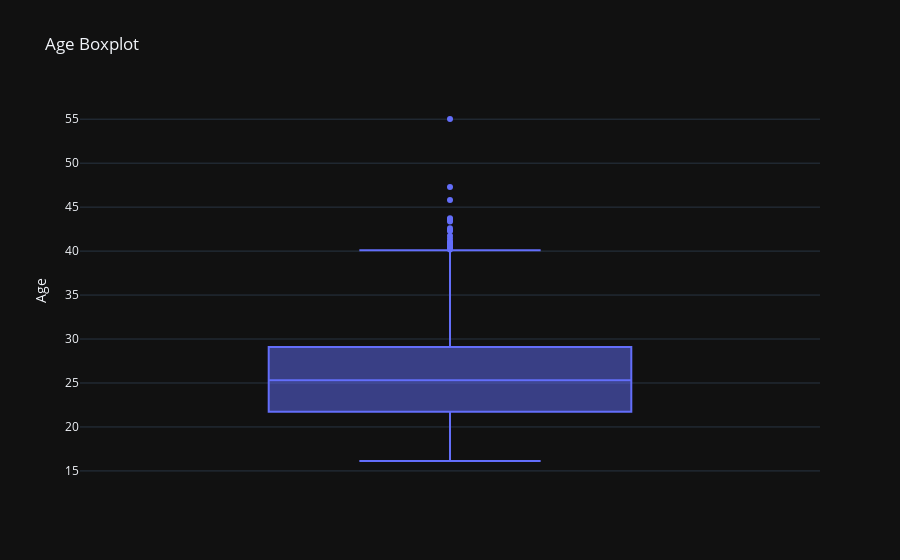
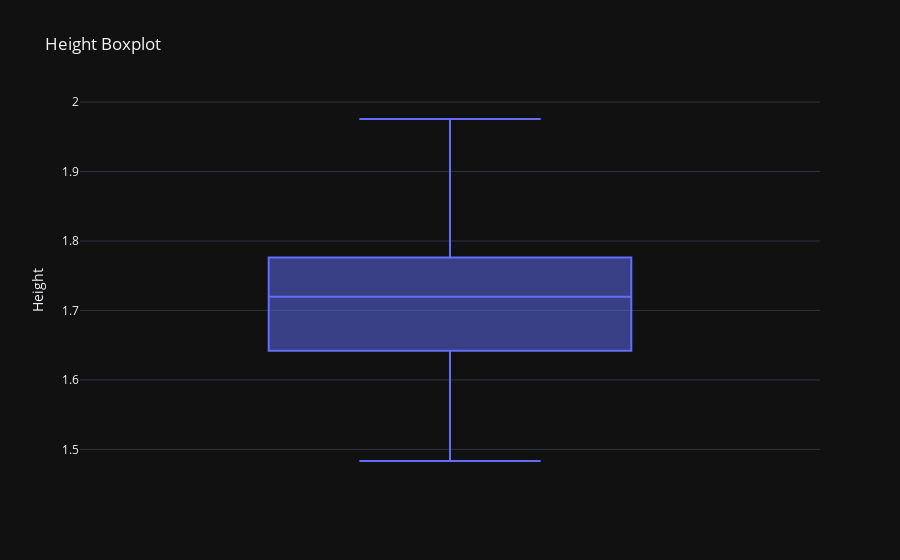
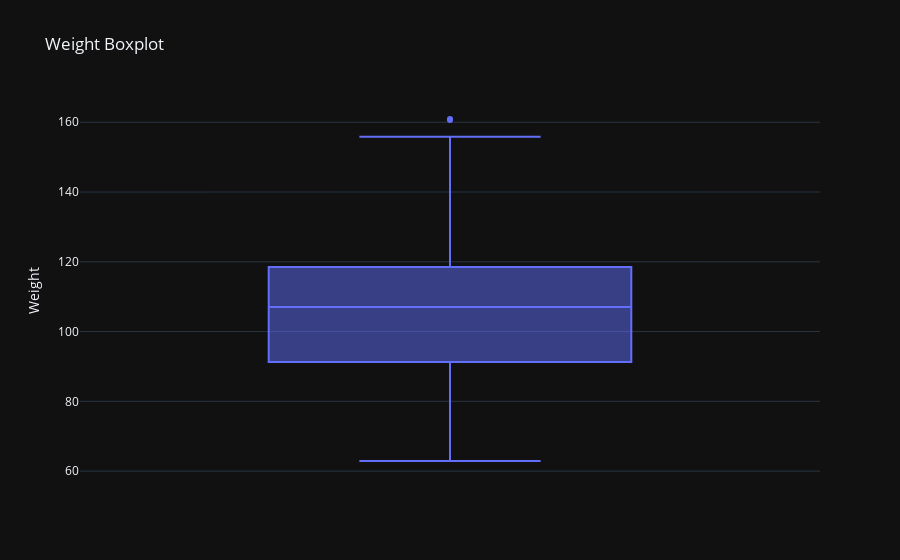
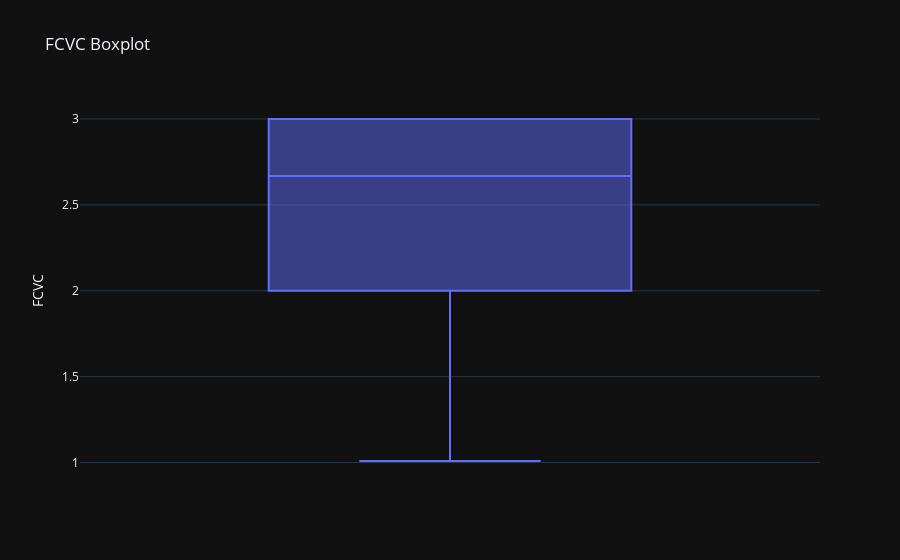

Notebook code for these charts, in order:
### Code cell
# Sayısal değişkenler için Boxplot görselleştirmesi ve aykırı değer analizi
numeric_columns = ['Age', 'Height', 'Weight', 'FCVC', 'NCP', 'CH2O', 'FAF', 'TUE']
outliers = {}
for col in numeric_columns:
    Q1 = df_test[col].quantile(0.10)
    Q3 = df_test[col].quantile(0.90)
    IQR = Q3 - Q1
    lower_bound = Q1 - 1.5 * IQR
    upper_bound = Q3 + 1.5 * IQR
    outliers[col] = df_test[(df_test[col] < lower_bound) | (df_test[col] > upper_bound)][col]

    # Boxplot görselleştirmesi
    fig = px.box(df_test, y=col, title=f'{col} Boxplot', template="plotly_dark")
    fig.show()

# Aykırı değerleri ekrana yazdırma
for col, values in outliers.items():
    print(f"{col} aykırı değerler:")
    print(values.to_list())
    print("-" * 30)

### Figure 1 — Plotly figure (JSON) as saved in the notebook; plotly's stock layout.template omitted (floating-point values rounded to 4 significant figures; data arrays with more than 128 entries replaced by an {"elided": "..."} marker saying what was removed)
{"data": [{"alignmentgroup": "True", "hovertemplate": "Age=%{y}<extra></extra>", "legendgroup": "", "marker": {"color": "#636efa"}, "name": "", "notched": false, "offsetgroup": "", "orientation": "v", "showlegend": false, "type": "box", "x0": " ", "xaxis": "x", "y": {"elided": "1001 float values"}, "y0": " ", "yaxis": "y"}], "layout": {"boxmode": "group", "legend": {"tracegroupgap": 0}, "title": {"text": "Age Boxplot"}, "xaxis": {"anchor": "y", "domain": [0, 1]}, "yaxis": {"anchor": "x", "domain": [0, 1], "title": {"text": "Age"}}}}

### Figure 2 — Plotly figure (JSON) as saved in the notebook; plotly's stock layout.template omitted (floating-point values rounded to 4 significant figures; data arrays with more than 128 entries replaced by an {"elided": "..."} marker saying what was removed)
{"data": [{"alignmentgroup": "True", "hovertemplate": "Height=%{y}<extra></extra>", "legendgroup": "", "marker": {"color": "#636efa"}, "name": "", "notched": false, "offsetgroup": "", "orientation": "v", "showlegend": false, "type": "box", "x0": " ", "xaxis": "x", "y": {"elided": "1001 float values"}, "y0": " ", "yaxis": "y"}], "layout": {"boxmode": "group", "legend": {"tracegroupgap": 0}, "title": {"text": "Height Boxplot"}, "xaxis": {"anchor": "y", "domain": [0, 1]}, "yaxis": {"anchor": "x", "domain": [0, 1], "title": {"text": "Height"}}}}

### Figure 3 — Plotly figure (JSON) as saved in the notebook; plotly's stock layout.template omitted (floating-point values rounded to 4 significant figures; data arrays with more than 128 entries replaced by an {"elided": "..."} marker saying what was removed)
{"data": [{"alignmentgroup": "True", "hovertemplate": "Weight=%{y}<extra></extra>", "legendgroup": "", "marker": {"color": "#636efa"}, "name": "", "notched": false, "offsetgroup": "", "orientation": "v", "showlegend": false, "type": "box", "x0": " ", "xaxis": "x", "y": {"elided": "1001 float values"}, "y0": " ", "yaxis": "y"}], "layout": {"boxmode": "group", "legend": {"tracegroupgap": 0}, "title": {"text": "Weight Boxplot"}, "xaxis": {"anchor": "y", "domain": [0, 1]}, "yaxis": {"anchor": "x", "domain": [0, 1], "title": {"text": "Weight"}}}}

### Figure 4 — Plotly figure (JSON) as saved in the notebook; plotly's stock layout.template omitted (floating-point values rounded to 4 significant figures; data arrays with more than 128 entries replaced by an {"elided": "..."} marker saying what was removed)
{"data": [{"alignmentgroup": "True", "hovertemplate": "FCVC=%{y}<extra></extra>", "legendgroup": "", "marker": {"color": "#636efa"}, "name": "", "notched": false, "offsetgroup": "", "orientation": "v", "showlegend": false, "type": "box", "x0": " ", "xaxis": "x", "y": {"elided": "1001 float values"}, "y0": " ", "yaxis": "y"}], "layout": {"boxmode": "group", "legend": {"tracegroupgap": 0}, "title": {"text": "FCVC Boxplot"}, "xaxis": {"anchor": "y", "domain": [0, 1]}, "yaxis": {"anchor": "x", "domain": [0, 1], "title": {"text": "FCVC"}}}}
